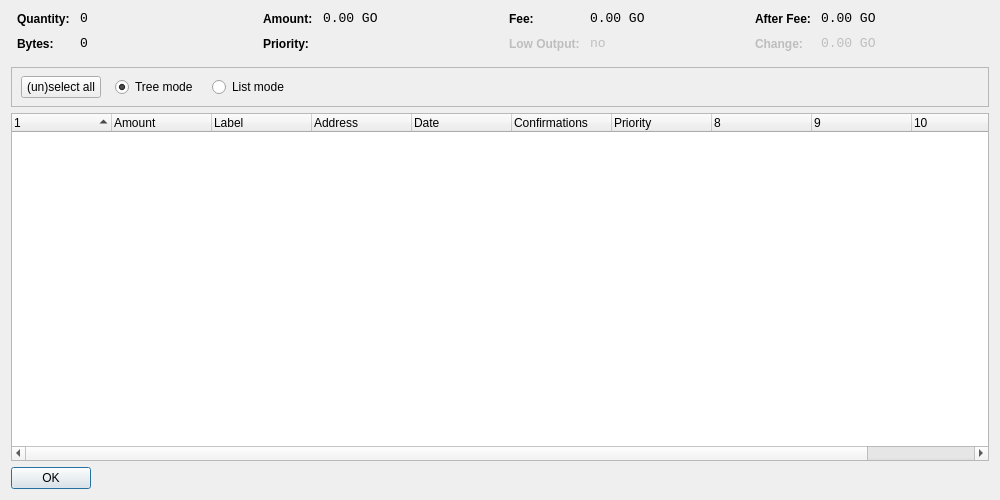
<?xml version="1.0" encoding="UTF-8"?>
<ui version="4.0">
 <class>CoinControlDialog</class>
 <widget class="QDialog" name="CoinControlDialog">
  <property name="geometry">
   <rect>
    <x>0</x>
    <y>0</y>
    <width>1000</width>
    <height>500</height>
   </rect>
  </property>
  <property name="windowTitle">
   <string>Coin Control</string>
  </property>
  <layout class="QVBoxLayout" name="verticalLayout">
   <item>
    <layout class="QHBoxLayout" name="horizontalLayoutTop" stretch="0,0,0,0">
     <property name="topMargin">
      <number>0</number>
     </property>
     <property name="bottomMargin">
      <number>10</number>
     </property>
     <item>
      <layout class="QFormLayout" name="formLayoutCoinControl1">
       <property name="horizontalSpacing">
        <number>10</number>
       </property>
       <property name="verticalSpacing">
        <number>10</number>
       </property>
       <property name="leftMargin">
        <number>6</number>
       </property>
       <property name="rightMargin">
        <number>6</number>
       </property>
       <item row="0" column="0">
        <widget class="QLabel" name="labelCoinControlQuantityText">
         <property name="styleSheet">
          <string notr="true">font-weight:bold;</string>
         </property>
         <property name="text">
          <string>Quantity:</string>
         </property>
        </widget>
       </item>
       <item row="0" column="1">
        <widget class="QLabel" name="labelCoinControlQuantity">
         <property name="font">
          <font>
           <family>Monospace</family>
           <pointsize>10</pointsize>
          </font>
         </property>
         <property name="cursor">
          <cursorShape>IBeamCursor</cursorShape>
         </property>
         <property name="contextMenuPolicy">
          <enum>Qt::ActionsContextMenu</enum>
         </property>
         <property name="text">
          <string notr="true">0</string>
         </property>
         <property name="textInteractionFlags">
          <set>Qt::LinksAccessibleByMouse|Qt::TextSelectableByKeyboard|Qt::TextSelectableByMouse</set>
         </property>
        </widget>
       </item>
       <item row="1" column="0">
        <widget class="QLabel" name="labelCoinControlBytesText">
         <property name="styleSheet">
          <string notr="true">font-weight:bold;</string>
         </property>
         <property name="text">
          <string>Bytes:</string>
         </property>
        </widget>
       </item>
       <item row="1" column="1">
        <widget class="QLabel" name="labelCoinControlBytes">
         <property name="font">
          <font>
           <family>Monospace</family>
           <pointsize>10</pointsize>
          </font>
         </property>
         <property name="cursor">
          <cursorShape>IBeamCursor</cursorShape>
         </property>
         <property name="contextMenuPolicy">
          <enum>Qt::ActionsContextMenu</enum>
         </property>
         <property name="text">
          <string notr="true">0</string>
         </property>
         <property name="textInteractionFlags">
          <set>Qt::LinksAccessibleByMouse|Qt::TextSelectableByKeyboard|Qt::TextSelectableByMouse</set>
         </property>
        </widget>
       </item>
      </layout>
     </item>
     <item>
      <layout class="QFormLayout" name="formLayoutCoinControl2">
       <property name="horizontalSpacing">
        <number>10</number>
       </property>
       <property name="verticalSpacing">
        <number>10</number>
       </property>
       <property name="leftMargin">
        <number>6</number>
       </property>
       <property name="rightMargin">
        <number>6</number>
       </property>
       <item row="0" column="0">
        <widget class="QLabel" name="labelCoinControlAmountText">
         <property name="styleSheet">
          <string notr="true">font-weight:bold;</string>
         </property>
         <property name="text">
          <string>Amount:</string>
         </property>
        </widget>
       </item>
       <item row="0" column="1">
        <widget class="QLabel" name="labelCoinControlAmount">
         <property name="font">
          <font>
           <family>Monospace</family>
           <pointsize>10</pointsize>
          </font>
         </property>
         <property name="cursor">
          <cursorShape>IBeamCursor</cursorShape>
         </property>
         <property name="contextMenuPolicy">
          <enum>Qt::ActionsContextMenu</enum>
         </property>
         <property name="text">
          <string notr="true">0.00 GO</string>
         </property>
         <property name="textInteractionFlags">
          <set>Qt::LinksAccessibleByMouse|Qt::TextSelectableByKeyboard|Qt::TextSelectableByMouse</set>
         </property>
        </widget>
       </item>
       <item row="1" column="0">
        <widget class="QLabel" name="labelCoinControlPriorityText">
         <property name="styleSheet">
          <string notr="true">font-weight:bold;</string>
         </property>
         <property name="text">
          <string>Priority:</string>
         </property>
        </widget>
       </item>
       <item row="1" column="1">
        <widget class="QLabel" name="labelCoinControlPriority">
         <property name="font">
          <font>
           <family>Monospace</family>
           <pointsize>10</pointsize>
          </font>
         </property>
         <property name="cursor">
          <cursorShape>IBeamCursor</cursorShape>
         </property>
         <property name="contextMenuPolicy">
          <enum>Qt::ActionsContextMenu</enum>
         </property>
         <property name="text">
          <string/>
         </property>
         <property name="textInteractionFlags">
          <set>Qt::LinksAccessibleByMouse|Qt::TextSelectableByKeyboard|Qt::TextSelectableByMouse</set>
         </property>
        </widget>
       </item>
      </layout>
     </item>
     <item>
      <layout class="QFormLayout" name="formLayoutCoinControl3">
       <property name="horizontalSpacing">
        <number>10</number>
       </property>
       <property name="verticalSpacing">
        <number>10</number>
       </property>
       <property name="leftMargin">
        <number>6</number>
       </property>
       <property name="rightMargin">
        <number>6</number>
       </property>
       <item row="0" column="0">
        <widget class="QLabel" name="labelCoinControlFeeText">
         <property name="styleSheet">
          <string notr="true">font-weight:bold;</string>
         </property>
         <property name="text">
          <string>Fee:</string>
         </property>
        </widget>
       </item>
       <item row="0" column="1">
        <widget class="QLabel" name="labelCoinControlFee">
         <property name="font">
          <font>
           <family>Monospace</family>
           <pointsize>10</pointsize>
          </font>
         </property>
         <property name="cursor">
          <cursorShape>IBeamCursor</cursorShape>
         </property>
         <property name="contextMenuPolicy">
          <enum>Qt::ActionsContextMenu</enum>
         </property>
         <property name="text">
          <string notr="true">0.00 GO</string>
         </property>
         <property name="textInteractionFlags">
          <set>Qt::LinksAccessibleByMouse|Qt::TextSelectableByKeyboard|Qt::TextSelectableByMouse</set>
         </property>
        </widget>
       </item>
       <item row="1" column="0">
        <widget class="QLabel" name="labelCoinControlLowOutputText">
         <property name="enabled">
          <bool>false</bool>
         </property>
         <property name="styleSheet">
          <string notr="true">font-weight:bold;</string>
         </property>
         <property name="text">
          <string>Low Output:</string>
         </property>
        </widget>
       </item>
       <item row="1" column="1">
        <widget class="QLabel" name="labelCoinControlLowOutput">
         <property name="enabled">
          <bool>false</bool>
         </property>
         <property name="font">
          <font>
           <family>Monospace</family>
           <pointsize>10</pointsize>
          </font>
         </property>
         <property name="cursor">
          <cursorShape>IBeamCursor</cursorShape>
         </property>
         <property name="contextMenuPolicy">
          <enum>Qt::ActionsContextMenu</enum>
         </property>
         <property name="text">
          <string notr="true">no</string>
         </property>
         <property name="textInteractionFlags">
          <set>Qt::LinksAccessibleByMouse|Qt::TextSelectableByKeyboard|Qt::TextSelectableByMouse</set>
         </property>
        </widget>
       </item>
      </layout>
     </item>
     <item>
      <layout class="QFormLayout" name="formLayoutCoinControl4">
       <property name="horizontalSpacing">
        <number>10</number>
       </property>
       <property name="verticalSpacing">
        <number>10</number>
       </property>
       <property name="leftMargin">
        <number>6</number>
       </property>
       <property name="rightMargin">
        <number>6</number>
       </property>
       <item row="0" column="0">
        <widget class="QLabel" name="labelCoinControlAfterFeeText">
         <property name="styleSheet">
          <string notr="true">font-weight:bold;</string>
         </property>
         <property name="text">
          <string>After Fee:</string>
         </property>
        </widget>
       </item>
       <item row="0" column="1">
        <widget class="QLabel" name="labelCoinControlAfterFee">
         <property name="font">
          <font>
           <family>Monospace</family>
           <pointsize>10</pointsize>
          </font>
         </property>
         <property name="cursor">
          <cursorShape>IBeamCursor</cursorShape>
         </property>
         <property name="contextMenuPolicy">
          <enum>Qt::ActionsContextMenu</enum>
         </property>
         <property name="text">
          <string notr="true">0.00 GO</string>
         </property>
         <property name="textInteractionFlags">
          <set>Qt::LinksAccessibleByMouse|Qt::TextSelectableByKeyboard|Qt::TextSelectableByMouse</set>
         </property>
        </widget>
       </item>
       <item row="1" column="0">
        <widget class="QLabel" name="labelCoinControlChangeText">
         <property name="enabled">
          <bool>false</bool>
         </property>
         <property name="styleSheet">
          <string notr="true">font-weight:bold;</string>
         </property>
         <property name="text">
          <string>Change:</string>
         </property>
        </widget>
       </item>
       <item row="1" column="1">
        <widget class="QLabel" name="labelCoinControlChange">
         <property name="enabled">
          <bool>false</bool>
         </property>
         <property name="font">
          <font>
           <family>Monospace</family>
           <pointsize>10</pointsize>
          </font>
         </property>
         <property name="cursor">
          <cursorShape>IBeamCursor</cursorShape>
         </property>
         <property name="contextMenuPolicy">
          <enum>Qt::ActionsContextMenu</enum>
         </property>
         <property name="text">
          <string notr="true">0.00 GO</string>
         </property>
         <property name="textInteractionFlags">
          <set>Qt::LinksAccessibleByMouse|Qt::TextSelectableByKeyboard|Qt::TextSelectableByMouse</set>
         </property>
        </widget>
       </item>
      </layout>
     </item>
    </layout>
   </item>
   <item>
    <widget class="QFrame" name="frame">
     <property name="minimumSize">
      <size>
       <width>0</width>
       <height>40</height>
      </size>
     </property>
     <property name="frameShape">
      <enum>QFrame::StyledPanel</enum>
     </property>
     <property name="frameShadow">
      <enum>QFrame::Sunken</enum>
     </property>
     <widget class="QWidget" name="horizontalLayoutWidget">
      <property name="geometry">
       <rect>
        <x>10</x>
        <y>0</y>
        <width>781</width>
        <height>41</height>
       </rect>
      </property>
      <layout class="QHBoxLayout" name="horizontalLayoutPanel" stretch="0,0,0,0,0">
       <property name="spacing">
        <number>14</number>
       </property>
       <item>
        <widget class="QPushButton" name="pushButtonSelectAll">
         <property name="sizePolicy">
          <sizepolicy hsizetype="Maximum" vsizetype="Fixed">
           <horstretch>0</horstretch>
           <verstretch>0</verstretch>
          </sizepolicy>
         </property>
         <property name="text">
          <string>(un)select all</string>
         </property>
        </widget>
       </item>
       <item>
        <widget class="QRadioButton" name="radioTreeMode">
         <property name="sizePolicy">
          <sizepolicy hsizetype="Maximum" vsizetype="Fixed">
           <horstretch>0</horstretch>
           <verstretch>0</verstretch>
          </sizepolicy>
         </property>
         <property name="text">
          <string>Tree mode</string>
         </property>
         <property name="checked">
          <bool>true</bool>
         </property>
        </widget>
       </item>
       <item>
        <widget class="QRadioButton" name="radioListMode">
         <property name="sizePolicy">
          <sizepolicy hsizetype="Maximum" vsizetype="Fixed">
           <horstretch>0</horstretch>
           <verstretch>0</verstretch>
          </sizepolicy>
         </property>
         <property name="text">
          <string>List mode</string>
         </property>
        </widget>
       </item>
       <item>
        <spacer name="horizontalSpacer">
         <property name="orientation">
          <enum>Qt::Horizontal</enum>
         </property>
         <property name="sizeHint" stdset="0">
          <size>
           <width>40</width>
           <height>20</height>
          </size>
         </property>
        </spacer>
       </item>
      </layout>
     </widget>
    </widget>
   </item>
   <item>
    <widget class="CoinControlTreeWidget" name="treeWidget">
     <property name="contextMenuPolicy">
      <enum>Qt::CustomContextMenu</enum>
     </property>
     <property name="sortingEnabled">
      <bool>false</bool>
     </property>
     <property name="columnCount">
      <number>11</number>
     </property>
     <attribute name="headerShowSortIndicator" stdset="0">
      <bool>true</bool>
     </attribute>
     <attribute name="headerStretchLastSection">
      <bool>false</bool>
     </attribute>
     <column>
      <property name="text">
       <string/>
      </property>
     </column>
     <column>
      <property name="text">
       <string>Amount</string>
      </property>
     </column>
     <column>
      <property name="text">
       <string>Label</string>
      </property>
     </column>
     <column>
      <property name="text">
       <string>Address</string>
      </property>
     </column>
     <column>
      <property name="text">
       <string>Date</string>
      </property>
     </column>
     <column>
      <property name="text">
       <string>Confirmations</string>
      </property>
      <property name="toolTip">
       <string>Confirmed</string>
      </property>
     </column>
     <column>
      <property name="text">
       <string>Priority</string>
      </property>
     </column>
     <column>
      <property name="text">
       <string/>
      </property>
     </column>
     <column>
      <property name="text">
       <string/>
      </property>
     </column>
     <column>
      <property name="text">
       <string/>
      </property>
     </column>
     <column>
      <property name="text">
       <string/>
      </property>
     </column>
    </widget>
   </item>
   <item>
    <widget class="QDialogButtonBox" name="buttonBox">
     <property name="sizePolicy">
      <sizepolicy hsizetype="Maximum" vsizetype="Fixed">
       <horstretch>0</horstretch>
       <verstretch>0</verstretch>
      </sizepolicy>
     </property>
     <property name="orientation">
      <enum>Qt::Horizontal</enum>
     </property>
     <property name="standardButtons">
      <set>QDialogButtonBox::Ok</set>
     </property>
    </widget>
   </item>
  </layout>
 </widget>
 <customwidgets>
  <customwidget>
   <class>CoinControlTreeWidget</class>
   <extends>QTreeWidget</extends>
   <header>coincontroltreewidget.h</header>
  </customwidget>
 </customwidgets>
 <resources/>
 <connections/>
</ui>
